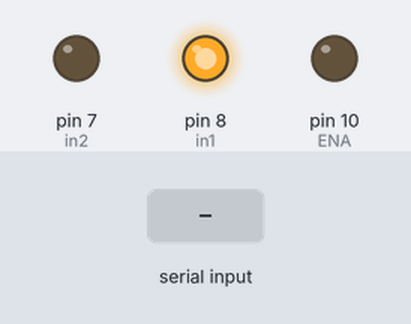
Bench run of a sketch on a simulated Arduino Uno, built with avr-gcc and run on an emulated ATmega328P. Parts: output pins drawn as LEDs (lit = HIGH). The inputs (shaded band) are chosen by the test bench.

Above: at 1.2 s.
1.3 s: "90;45\n" received over Serial
At 2.1 s:
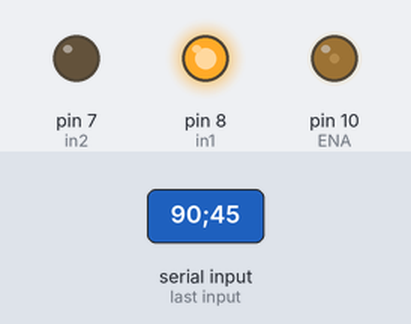
3.8 s: "30;150\n" received over Serial
At 4.2 s:
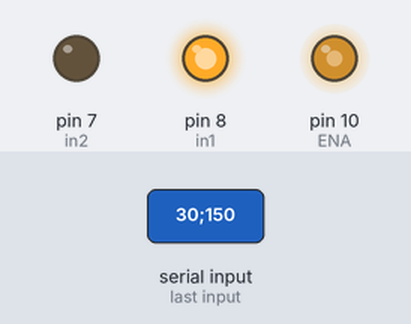
6.3 s: "90\n" received over Serial
At 7.0 s:
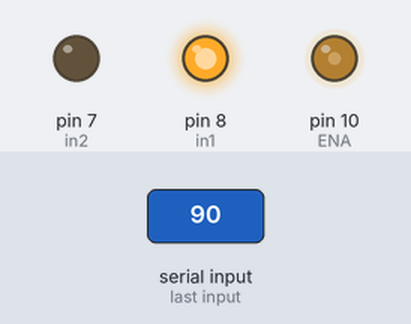
8.7 s: "200\n" received over Serial
At 9.1 s:
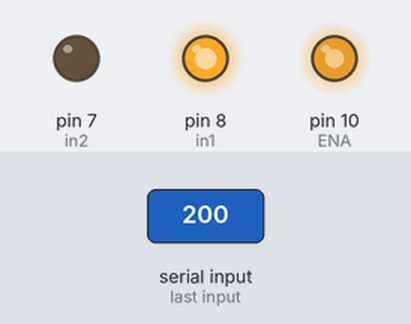
Timing chart, 0 to 11.7 s (numbered marks = the images above; inputs shaded):
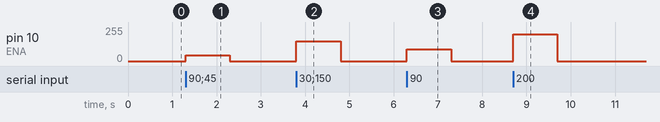

The sketch:

ControleVitesseCC.ino
```cpp
int in1 = 8;
int in2 = 7;

int ENA = 10; // La pin ENA de la puce LN298n sert à controler la vitesse du moteur (Valeur compris entre 0 et 255)

int vitesse = 0;

void setup() {
  Serial.begin(115200);

  pinMode(in1,OUTPUT);
  pinMode(in2,OUTPUT);
  pinMode(ENA, OUTPUT);

  digitalWrite(in1,1);
  digitalWrite(in2,0);
}

void loop() {
  //Lecture de la valeur envoyé par le programme C++ et séparation du ;
  String input = Serial.readStringUntil('\n');
  int sep = input.indexOf(';');

  String vitesseStr = input.substring(sep + 1);
  vitesse = vitesseStr.toInt();
  analogWrite(ENA, vitesse);
}
```

Measured:
- after the input at 1.3 s, pin 10 (ENA): 0/255 → 45/255 at once, → 0/255 1.0 s later
- after the input at 3.8 s, pin 10 (ENA): 0/255 → 150/255 at once, → 0/255 1.0 s later
- after the input at 6.3 s, pin 10 (ENA): 0/255 → 90/255 at once, → 0/255 1.0 s later
- after the input at 8.7 s, pin 10 (ENA): 0/255 → 200/255 at once, → 0/255 1.0 s later
